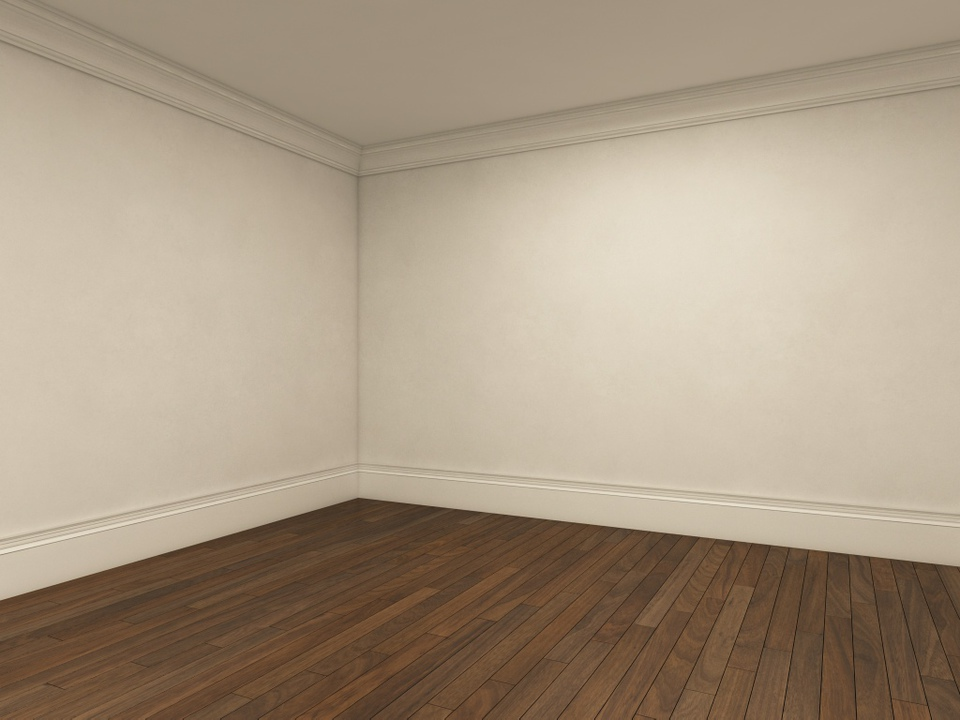
#> input picture image1.jpeg, 960 x 720 px
$ python create-train-date.py   (older library calls are emulated)
#> lines starting #> are read from the running program, lines starting #| are printed output that depends on the picture
import cv2
import numpy as np
import math
import time

def show(img,name):
    cv2.imshow(name,img)
    cv2.waitKey(0)
    cv2.destroyAllWindows()

# save image
#cv2.imwrite('image-name.jpg',img)

''' Load images '''
img1 = cv2.imread('image1.jpeg',0)
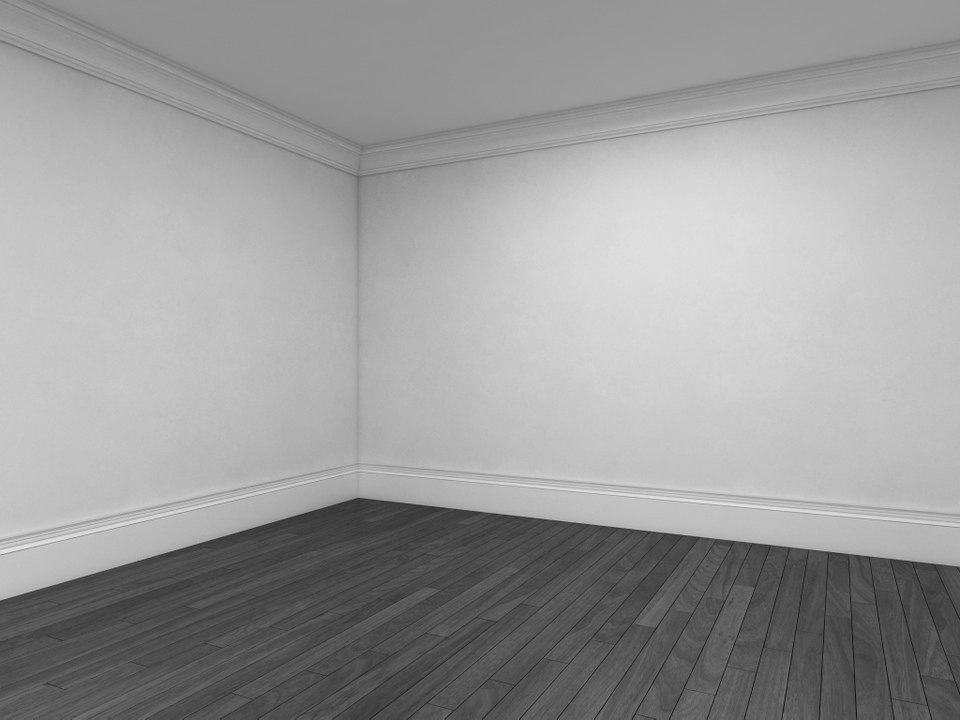
#> img1: shape (720, 960); min 20, max 230, mean 155
img2 = cv2.imread('image2.jpg',0)
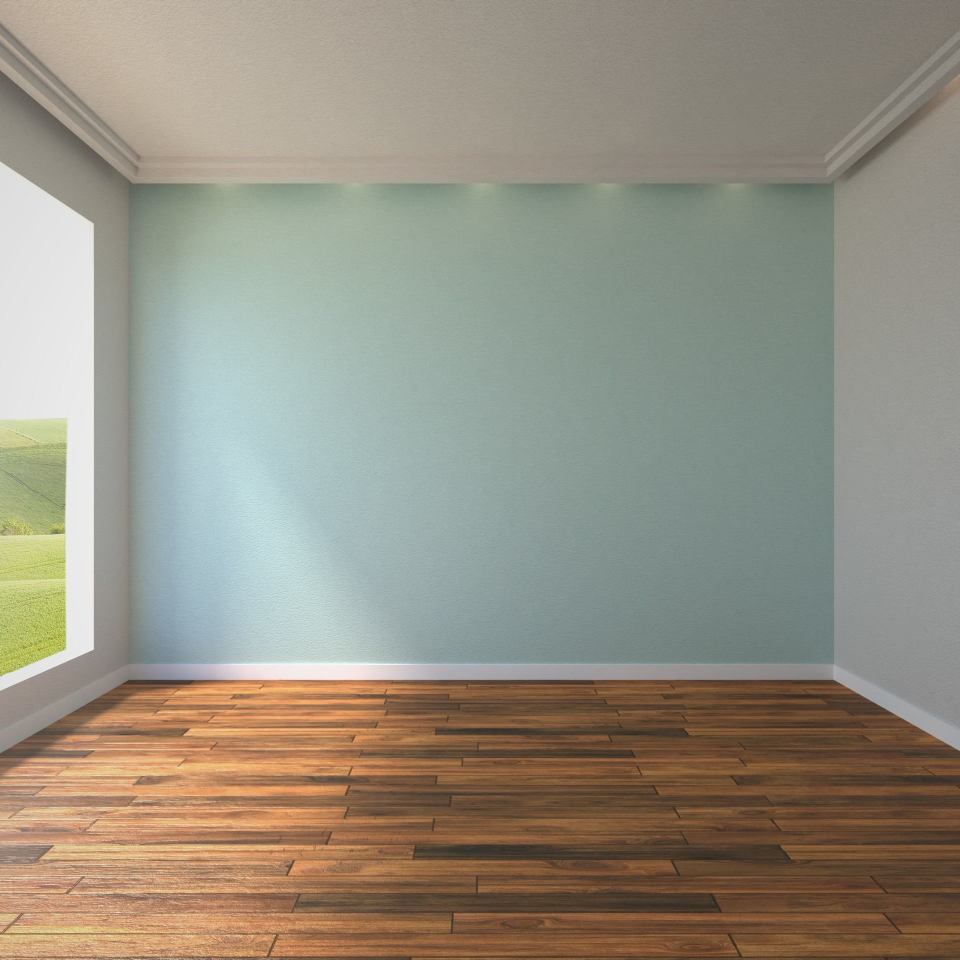
#> input picture image2.jpg, 1920 x 1920 px (shown at 1/2 size)
#> img2: shape (1920, 1920); min 33, max 250, mean 144.1
img3 = cv2.imread('image3.jpg',0)
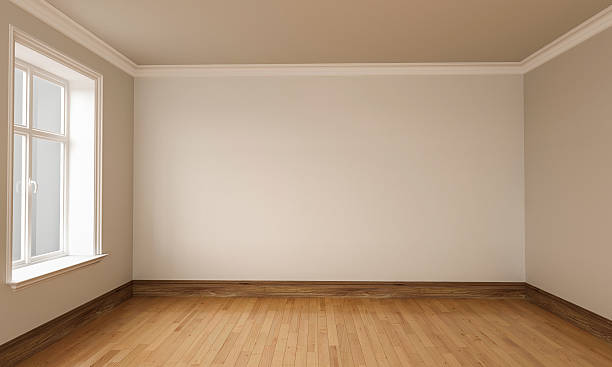
#> input picture image3.jpg, 612 x 367 px
#> img3: shape (367, 612); min 3, max 255, mean 160.8
img4 = cv2.imread('image4.jpg',0)
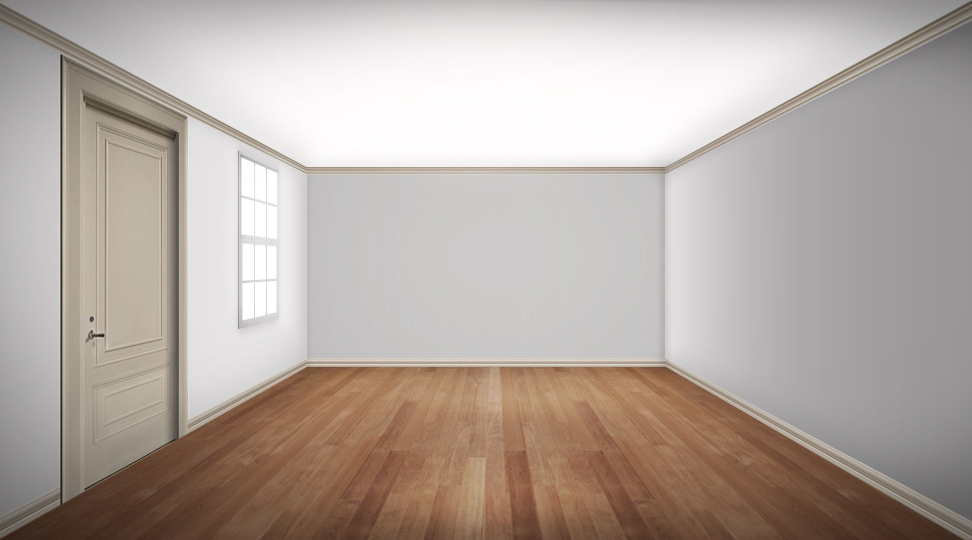
#> input picture image4.jpg, 1944 x 1080 px (shown at 1/2 size)
#> img4: shape (1080, 1944); min 8, max 255, mean 172.1
img5 = cv2.imread('image5.jpg',0)
img_color_1 = cv2.imread('image1.jpeg',1)
#> img_color_1 is the input picture: shape (720, 960, 3); mean B, G, R 132.1, 152.4, 168.7
img_color_2 = cv2.imread('image2.jpg',1)
#> img_color_2 is the input picture: shape (1920, 1920, 3); mean B, G, R 129.5, 144, 149.7
img_color_3 = cv2.imread('image3.jpg',1)
#> img_color_3 is the input picture: shape (367, 612, 3); mean B, G, R 132.1, 156.1, 180.8
img_color_4 = cv2.imread('image4.jpg',1)
#> img_color_4 is the input picture: shape (1080, 1944, 3); mean B, G, R 162.8, 169.6, 180.2
img_color_5 = cv2.imread('image5.jpg',1)
print('image size =',img1.shape)
#| image size = (720, 960)

''' Resize images '''
img1 = cv2.resize(img1, (960,720))
img2 = cv2.resize(img2, (960,720))
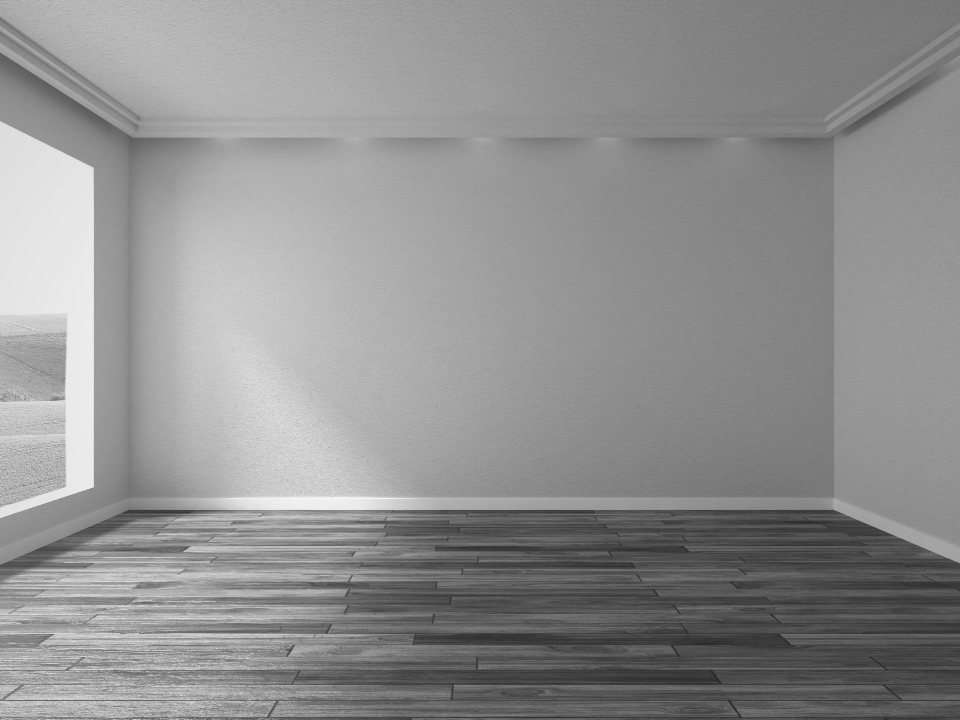
#> img2: shape (720, 960); min 36, max 248, mean 144.1
img3 = cv2.resize(img3, (960,720))
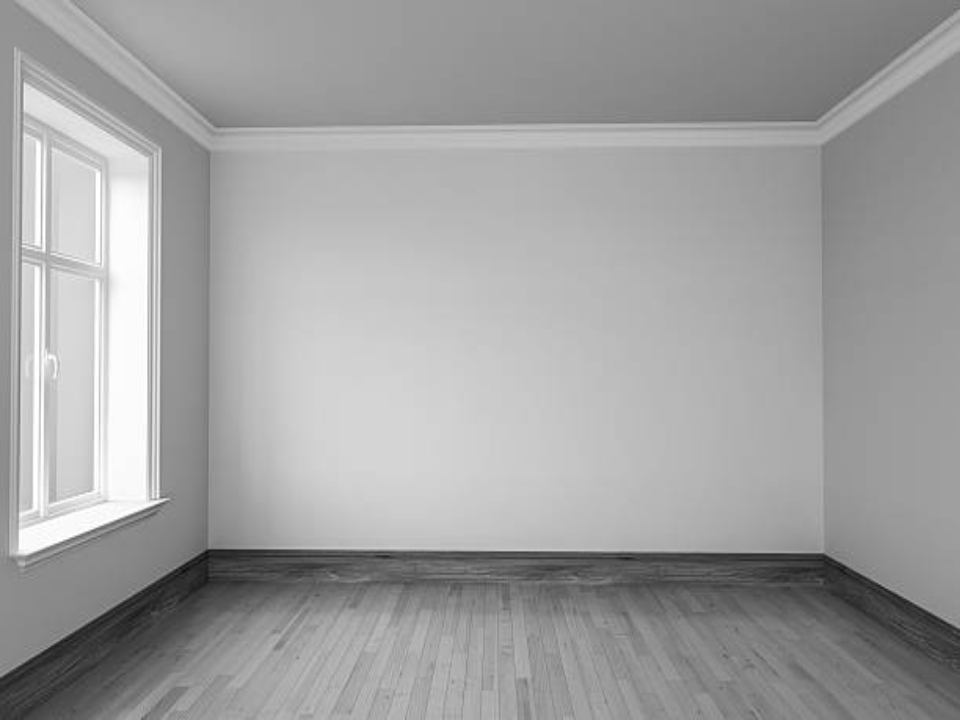
#> img3: shape (720, 960); min 12, max 255, mean 160.7
img4 = cv2.resize(img4, (960,720))
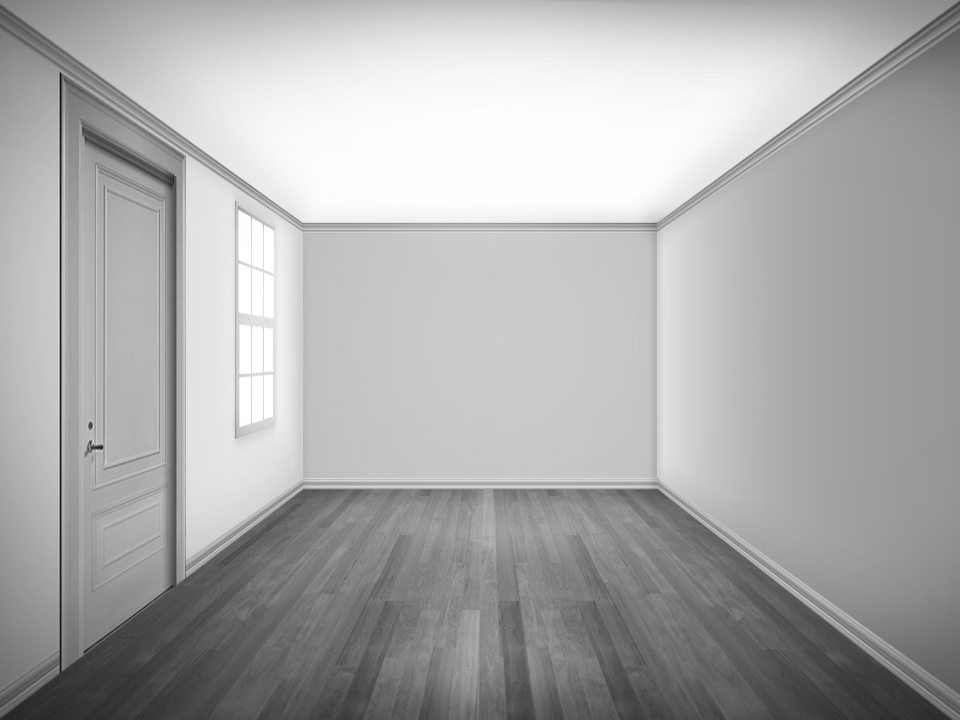
#> img4: shape (720, 960); min 9, max 255, mean 172.1
#> (the run stopped early here; a loop or call above may not have finished)
